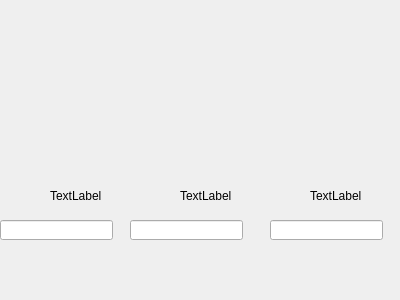
<?xml version="1.0" encoding="UTF-8"?>
<ui version="4.0">
 <class>Widget</class>
 <widget class="QWidget" name="Widget">
  <property name="geometry">
   <rect>
    <x>0</x>
    <y>0</y>
    <width>400</width>
    <height>300</height>
   </rect>
  </property>
  <property name="windowTitle">
   <string>Widget</string>
  </property>
  <widget class="QLabel" name="label_2">
   <property name="geometry">
    <rect>
     <x>180</x>
     <y>190</y>
     <width>54</width>
     <height>12</height>
    </rect>
   </property>
   <property name="text">
    <string>TextLabel</string>
   </property>
  </widget>
  <widget class="QLineEdit" name="lineEdit">
   <property name="geometry">
    <rect>
     <x>0</x>
     <y>220</y>
     <width>113</width>
     <height>20</height>
    </rect>
   </property>
  </widget>
  <widget class="QLineEdit" name="lineEdit_2">
   <property name="geometry">
    <rect>
     <x>130</x>
     <y>220</y>
     <width>113</width>
     <height>20</height>
    </rect>
   </property>
  </widget>
  <widget class="QLineEdit" name="lineEdit_3">
   <property name="geometry">
    <rect>
     <x>270</x>
     <y>220</y>
     <width>113</width>
     <height>20</height>
    </rect>
   </property>
  </widget>
  <widget class="QLabel" name="label">
   <property name="geometry">
    <rect>
     <x>50</x>
     <y>190</y>
     <width>54</width>
     <height>12</height>
    </rect>
   </property>
   <property name="text">
    <string>TextLabel</string>
   </property>
  </widget>
  <widget class="QLabel" name="label_3">
   <property name="geometry">
    <rect>
     <x>310</x>
     <y>190</y>
     <width>54</width>
     <height>12</height>
    </rect>
   </property>
   <property name="text">
    <string>TextLabel</string>
   </property>
  </widget>
  <zorder>label</zorder>
  <zorder>label_2</zorder>
  <zorder>label_3</zorder>
  <zorder>lineEdit</zorder>
  <zorder>lineEdit_2</zorder>
  <zorder>lineEdit_3</zorder>
  <zorder>label_3</zorder>
  <zorder>label</zorder>
  <zorder></zorder>
 </widget>
 <layoutdefault spacing="6" margin="11"/>
 <resources/>
 <connections/>
</ui>
